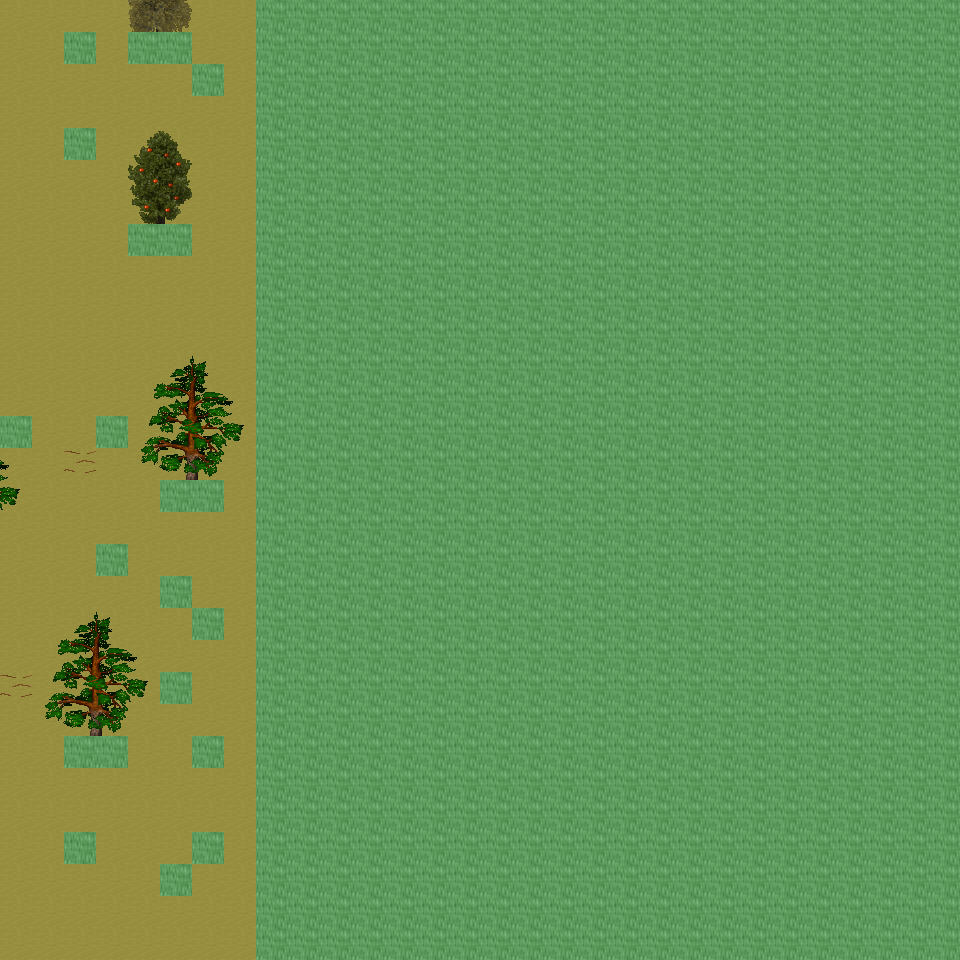

Tiled map render using the project's own tile images. Description and the map definition, with tile-layer contents summarised, below:
An orthogonal 30x30 tile map with 32x32 px tiles, 6 tile layers (Ground, Object, Object2, Above, ...), 49 tilesets and 4 objects (4x mapchange).

<map version="1.0" orientation="orthogonal" renderorder="right-down" width="30" height="30" tilewidth="32" tileheight="32" nextobjectid="5">
  <tileset firstgid="1" name="tileset_ground_ground" tilewidth="32" tileheight="32" tilecount="33" columns="3">
    <image source="../drawable/tileset_ground_ground.png" width="96" height="352" />
  </tileset>
  <tileset firstgid="34" name="tileset_ground_ice_ice" tilewidth="32" tileheight="32" tilecount="3" columns="3">
    <image source="../drawable/tileset_ground_ice_ice.png" width="96" height="32" />
  </tileset>
  <tileset firstgid="37" name="tileset_ground_indoor_brown_hole" tilewidth="32" tileheight="32" tilecount="56" columns="7">
    <image source="../drawable/tileset_ground_indoor_brown_hole.png" width="224" height="256" />
  </tileset>
  <tileset firstgid="93" name="tileset_ground_earth_edges" tilewidth="32" tileheight="32" tilecount="18" columns="6">
    <image source="../drawable/tileset_ground_earth_edges.png" width="192" height="96" />
  </tileset>
  <tileset firstgid="111" name="tileset_ground_rock_pebbles" tilewidth="32" tileheight="32" tilecount="3" columns="1">
    <image source="../drawable/tileset_ground_rock_pebbles.png" width="32" height="96" />
  </tileset>
  <tileset firstgid="114" name="tileset_item_corpse_huge_animal" tilewidth="32" tileheight="32" tilecount="16" columns="2">
    <image source="../drawable/tileset_item_corpse_huge_animal.png" width="64" height="256" />
  </tileset>
  <tileset firstgid="130" name="tileset_plant_flower_daisy_white" tilewidth="32" tileheight="32" tilecount="8" columns="2">
    <image source="../drawable/tileset_plant_flower_daisy_white.png" width="64" height="128" />
  </tileset>
  <tileset firstgid="138" name="tileset_ground_ridge_earth_dark" tilewidth="32" tileheight="32" tilecount="96" columns="12">
    <image source="../drawable/tileset_ground_ridge_earth_dark.png" width="384" height="256" />
  </tileset>
  <tileset firstgid="234" name="tileset_ground_grass_edges" tilewidth="32" tileheight="32" tilecount="36" columns="12">
    <image source="../drawable/tileset_ground_grass_edges.png" width="384" height="96" />
  </tileset>
  <tileset firstgid="270" name="tileset_ground_ridge_ice_2" tilewidth="32" tileheight="32" tilecount="42" columns="7">
    <image source="../drawable/tileset_ground_ridge_ice_2.png" width="224" height="192" />
  </tileset>
  <tileset firstgid="312" name="tileset_ground_ice_glacier" tilewidth="32" tileheight="32" tilecount="1" columns="1">
    <image source="../drawable/tileset_ground_ice_glacier.png" width="32" height="32" />
  </tileset>
  <tileset firstgid="313" name="tileset_plant_bush_large_brown" tilewidth="32" tileheight="32" tilecount="9" columns="3">
    <image source="../drawable/tileset_plant_bush_large_brown.png" width="96" height="96" />
  </tileset>
  <tileset firstgid="322" name="tileset_ground_ridge_ice" tilewidth="32" tileheight="32" tilecount="42" columns="7">
    <image source="../drawable/tileset_ground_ridge_ice.png" width="224" height="192" />
  </tileset>
  <tileset firstgid="364" name="tileset_plant_bush_various_small" tilewidth="32" tileheight="32" tilecount="9" columns="3">
    <image source="../drawable/tileset_plant_bush_various_small.png" width="96" height="96" />
  </tileset>
  <tileset firstgid="373" name="tileset_ground_rock_rocks_2" tilewidth="32" tileheight="32" tilecount="4" columns="2">
    <image source="../drawable/tileset_ground_rock_rocks_2.png" width="64" height="64" />
  </tileset>
  <tileset firstgid="377" name="tileset_ground_brown_2" tilewidth="32" tileheight="32" tilecount="2" columns="1">
    <image source="../drawable/tileset_ground_brown_2.png" width="32" height="64" />
  </tileset>
  <tileset firstgid="379" name="tileset_plant_bush_large_green" tilewidth="32" tileheight="32" tilecount="9" columns="3">
    <image source="../drawable/tileset_plant_bush_large_green.png" width="96" height="96" />
  </tileset>
  <tileset firstgid="388" name="tileset_plant_grasses" tilewidth="32" tileheight="32" tilecount="6" columns="3">
    <image source="../drawable/tileset_plant_grasses.png" width="96" height="64" />
  </tileset>
  <tileset firstgid="394" name="tileset_furniture_table_long_side_on_pale" tilewidth="32" tileheight="32" tilecount="3" columns="3">
    <image source="../drawable/tileset_furniture_table_long_side_on_pale.png" width="96" height="32" />
  </tileset>
  <tileset firstgid="397" name="tileset_item_blood_nsew_stains" tilewidth="32" tileheight="32" tilecount="4" columns="2">
    <image source="../drawable/tileset_item_blood_nsew_stains.png" width="64" height="64" />
  </tileset>
  <tileset firstgid="401" name="tileset_item_blood_floor_stains_2" tilewidth="32" tileheight="32" tilecount="4" columns="2">
    <image source="../drawable/tileset_item_blood_floor_stains_2.png" width="64" height="64" />
  </tileset>
  <tileset firstgid="405" name="tileset_item_statue_grey_stone" tilewidth="32" tileheight="32" tilecount="4" columns="2">
    <image source="../drawable/tileset_item_statue_grey_stone.png" width="64" height="64" />
  </tileset>
  <tileset firstgid="409" name="tileset_item_statue_cross" tilewidth="32" tileheight="32" tilecount="1" columns="1">
    <image source="../drawable/tileset_item_statue_cross.png" width="32" height="32" />
  </tileset>
  <tileset firstgid="410" name="tileset_item_button_gold" tilewidth="32" tileheight="32" tilecount="2" columns="2">
    <image source="../drawable/tileset_item_button_gold.png" width="64" height="32" />
  </tileset>
  <tileset firstgid="412" name="tileset_ground_rock_green_crystal" tilewidth="32" tileheight="32" tilecount="9" columns="3">
    <image source="../drawable/tileset_ground_rock_green_crystal.png" width="96" height="96" />
  </tileset>
  <tileset firstgid="421" name="tileset_item_statue_metal_and_stone" tilewidth="32" tileheight="32" tilecount="6" columns="3">
    <image source="../drawable/tileset_item_statue_metal_and_stone.png" width="96" height="64" />
  </tileset>
  <tileset firstgid="427" name="tileset_ground_ladder_horizontal_pale" tilewidth="32" tileheight="32" tilecount="3" columns="1">
    <image source="../drawable/tileset_ground_ladder_horizontal_pale.png" width="32" height="96" />
  </tileset>
  <tileset firstgid="430" name="tileset_building_fence_fence_chunky" tilewidth="32" tileheight="32" tilecount="21" columns="3">
    <image source="../drawable/tileset_building_fence_fence_chunky.png" width="96" height="224" />
  </tileset>
  <tileset firstgid="451" name="tileset_plant_bush_bushes" tilewidth="32" tileheight="32" tilecount="10" columns="5">
    <image source="../drawable/tileset_plant_bush_bushes.png" width="160" height="64" />
  </tileset>
  <tileset firstgid="461" name="tileset_item_blood_floor_stain" tilewidth="32" tileheight="32" tilecount="1" columns="1">
    <image source="../drawable/tileset_item_blood_floor_stain.png" width="32" height="32" />
  </tileset>
  <tileset firstgid="462" name="tileset_item_corpse_skull_dark" tilewidth="32" tileheight="32" tilecount="2" columns="2">
    <image source="../drawable/tileset_item_corpse_skull_dark.png" width="64" height="32" />
  </tileset>
  <tileset firstgid="464" name="tileset_logic_collision" tilewidth="32" tileheight="32" tilecount="1" columns="1">
    <image source="../drawable/tileset_logic_collision.png" width="32" height="32" />
  </tileset>
  <tileset firstgid="465" name="tileset_plant_tree_taller_trees" tilewidth="32" tileheight="32" tilecount="32" columns="8">
    <image source="../drawable/tileset_plant_tree_taller_trees.png" width="256" height="128" />
  </tileset>
  <tileset firstgid="497" name="tileset_building_wall_int_clay" tilewidth="32" tileheight="32" tilecount="100" columns="10">
    <image source="../drawable/tileset_building_wall_int_clay.png" width="320" height="320" />
  </tileset>
  <tileset firstgid="597" name="tileset_plant_tree_pine_tree" tilewidth="32" tileheight="32" tilecount="20" columns="4">
    <image source="../drawable/tileset_plant_tree_pine_tree.png" width="128" height="160" />
  </tileset>
  <tileset firstgid="617" name="tileset_plant_tree_pine_tree_1" tilewidth="32" tileheight="32" tilecount="20" columns="4">
    <image source="../drawable/tileset_plant_tree_pine_tree_1.png" width="128" height="160" />
  </tileset>
  <tileset firstgid="637" name="tileset_plant_stump_hollow_logs" tilewidth="32" tileheight="32" tilecount="6" columns="3">
    <image source="../drawable/tileset_plant_stump_hollow_logs.png" width="96" height="64" />
  </tileset>
  <tileset firstgid="643" name="tileset_plant_stump_small_stump" tilewidth="32" tileheight="32" tilecount="4" columns="2">
    <image source="../drawable/tileset_plant_stump_small_stump.png" width="64" height="64" />
  </tileset>
  <tileset firstgid="647" name="tileset_plant_stump_stump_snow1" tilewidth="32" tileheight="32" tilecount="2" columns="2">
    <image source="../drawable/tileset_plant_stump_stump_snow1.png" width="64" height="32" />
  </tileset>
  <tileset firstgid="649" name="tileset_plant_stump_stump_snow" tilewidth="32" tileheight="32" tilecount="2" columns="2">
    <image source="../drawable/tileset_plant_stump_stump_snow.png" width="64" height="32" />
  </tileset>
  <tileset firstgid="651" name="tileset_building_decoration_rocks" tilewidth="32" tileheight="32" tilecount="6" columns="3">
    <image source="../drawable/tileset_building_decoration_rocks.png" width="96" height="64" />
  </tileset>
  <tileset firstgid="657" name="tileset_ground_rock_rocks" tilewidth="32" tileheight="32" tilecount="4" columns="2">
    <image source="../drawable/tileset_ground_rock_rocks.png" width="64" height="64" />
  </tileset>
  <tileset firstgid="661" name="tileset_ground_grass_corners" tilewidth="32" tileheight="32" tilecount="24" columns="6">
    <image source="../drawable/tileset_ground_grass_corners.png" width="192" height="128" />
  </tileset>
  <tileset firstgid="685" name="tileset_plant_lily_pads" tilewidth="32" tileheight="32" tilecount="2" columns="1">
    <image source="../drawable/tileset_plant_lily_pads.png" width="32" height="64" />
  </tileset>
  <tileset firstgid="687" name="tileset_plant_tree_snow_on_pine" tilewidth="32" tileheight="32" tilecount="20" columns="4">
    <image source="../drawable/tileset_plant_tree_snow_on_pine.png" width="128" height="160" />
  </tileset>
  <tileset firstgid="707" name="tileset_ground_stonecircle" tilewidth="32" tileheight="32" tilecount="81" columns="9">
    <image source="../drawable/tileset_ground_stonecircle.png" width="288" height="288" />
  </tileset>
  <tileset firstgid="788" name="tileset_object_rotating_crystal" tilewidth="32" tileheight="32" tilecount="48" columns="8">
    <image source="../drawable/tileset_object_rotating_crystal.png" width="256" height="192" />
  </tileset>
  <tileset firstgid="836" name="tileset_building_wall_int_sandstone" tilewidth="32" tileheight="32" tilecount="15" columns="3">
    <image source="../drawable/tileset_building_wall_int_sandstone.png" width="96" height="160" />
  </tileset>
  <tileset firstgid="851" name="tileset_building_ice_tower" tilewidth="32" tileheight="32" tilecount="252" columns="9">
    <image source="../drawable/tileset_building_ice_tower.png" width="288" height="896" />
  </tileset>
  <layer name="Ground" width="30" height="30">
    <data>[900 cells, 900 non-empty, 2 distinct tile ids]</data>
  </layer>
  <layer name="Object" width="30" height="30">
    <data>[900 cells, 197 non-empty, 38 distinct tile ids]</data>
  </layer>
  <layer name="Object2" width="30" height="30">
    <data>[900 cells, 0 non-empty, 0 distinct tile ids]</data>
  </layer>
  <layer name="Above" width="30" height="30">
    <data>[900 cells, 128 non-empty, 32 distinct tile ids]</data>
  </layer>
  <layer name="Above2" width="30" height="30">
    <data>[900 cells, 0 non-empty, 0 distinct tile ids]</data>
  </layer>
  <layer name="Walkable" width="30" height="30">
    <data>[900 cells, 681 non-empty, 1 distinct tile ids]</data>
  </layer>
  <objectgroup name="MapEvents">
    <object id="1" name="north" type="mapchange" x="0" y="0" width="256" height="32">
      <properties>
        <property name="map" value="0_ados_mountain_n2_w2_x3_y2" />
        <property name="place" value="south" />
      </properties>
    </object>
    <object id="2" name="south" type="mapchange" x="0" y="928" width="256" height="32">
      <properties>
        <property name="map" value="0_ados_mountain_n2_w2_x3_y4" />
        <property name="place" value="north" />
      </properties>
    </object>
    <object id="3" name="west" type="mapchange" x="0" y="0" width="32" height="416">
      <properties>
        <property name="map" value="0_ados_mountain_n2_w2_x2_y3" />
        <property name="place" value="east" />
      </properties>
    </object>
    <object id="4" name="west2" type="mapchange" x="0" y="448" width="32" height="512">
      <properties>
        <property name="map" value="0_ados_mountain_n2_w2_x2_y3" />
        <property name="place" value="east2" />
      </properties>
    </object>
  </objectgroup>
</map>
